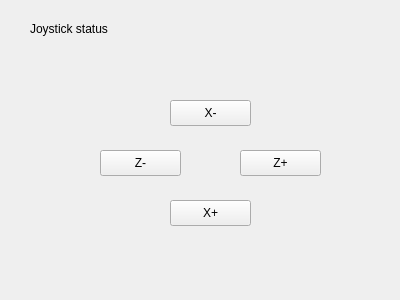
<?xml version="1.0" encoding="UTF-8"?>
<ui version="4.0">
 <class>Form</class>
 <widget class="QWidget" name="Form">
  <property name="geometry">
   <rect>
    <x>0</x>
    <y>0</y>
    <width>400</width>
    <height>300</height>
   </rect>
  </property>
  <property name="windowTitle">
   <string>Form</string>
  </property>
  <widget class="QLabel" name="label">
   <property name="geometry">
    <rect>
     <x>30</x>
     <y>20</y>
     <width>91</width>
     <height>18</height>
    </rect>
   </property>
   <property name="text">
    <string>Joystick status</string>
   </property>
  </widget>
  <widget class="ActionButton" name="actionbutton_4">
   <property name="geometry">
    <rect>
     <x>100</x>
     <y>150</y>
     <width>81</width>
     <height>26</height>
    </rect>
   </property>
   <property name="text">
    <string>Z-</string>
   </property>
   <property name="actionName" stdset="0">
    <string>machine.jog.axis:z,neg</string>
   </property>
  </widget>
  <widget class="ActionButton" name="actionbutton_2">
   <property name="geometry">
    <rect>
     <x>170</x>
     <y>200</y>
     <width>81</width>
     <height>26</height>
    </rect>
   </property>
   <property name="text">
    <string>X+</string>
   </property>
   <property name="actionName" stdset="0">
    <string>machine.jog.axis:x,pos</string>
   </property>
  </widget>
  <widget class="ActionButton" name="actionbutton">
   <property name="geometry">
    <rect>
     <x>170</x>
     <y>100</y>
     <width>81</width>
     <height>26</height>
    </rect>
   </property>
   <property name="text">
    <string>X-</string>
   </property>
   <property name="actionName" stdset="0">
    <string>machine.jog.axis:x,neg</string>
   </property>
  </widget>
  <widget class="ActionButton" name="actionbutton_3">
   <property name="geometry">
    <rect>
     <x>240</x>
     <y>150</y>
     <width>81</width>
     <height>26</height>
    </rect>
   </property>
   <property name="text">
    <string>Z+</string>
   </property>
   <property name="actionName" stdset="0">
    <string>machine.jog.axis:z,pos</string>
   </property>
  </widget>
 </widget>
 <customwidgets>
  <customwidget>
   <class>ActionButton</class>
   <extends>QPushButton</extends>
   <header>qtpyvcp.widgets.button_widgets.action_button</header>
  </customwidget>
 </customwidgets>
 <resources/>
 <connections/>
</ui>
